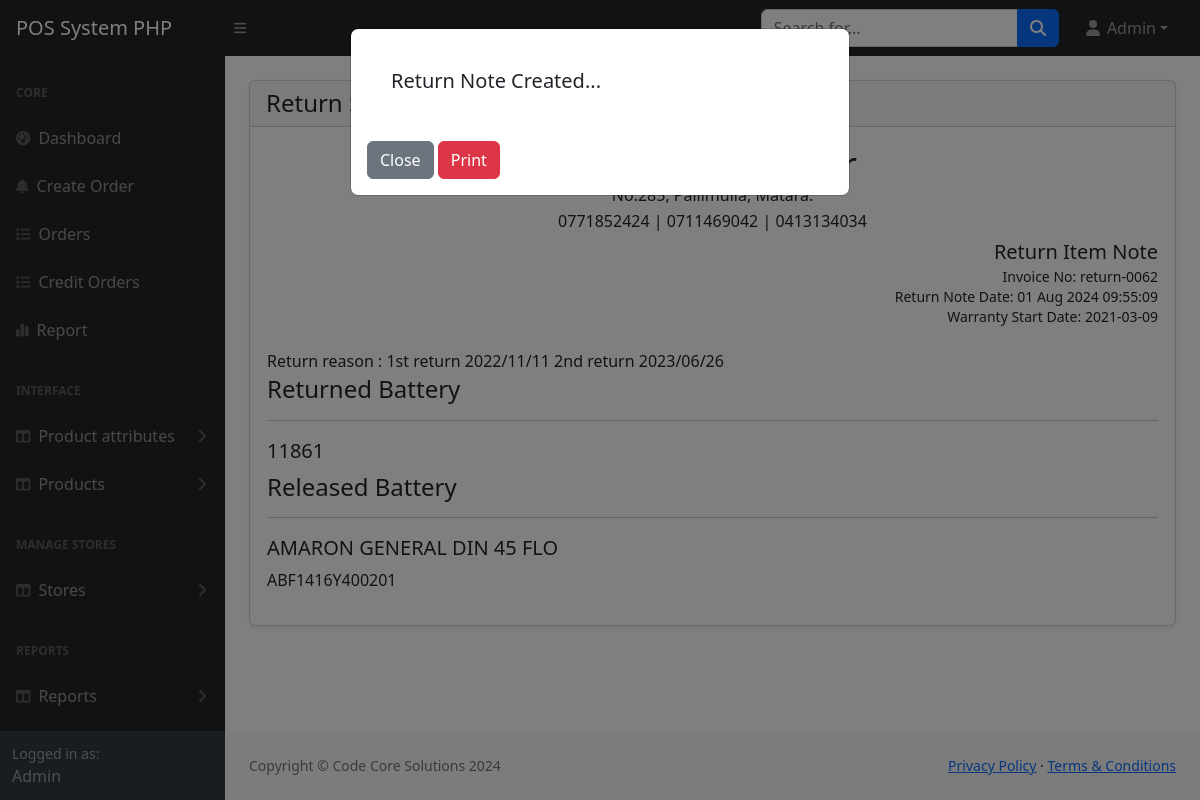
The page /main/admin/return-summary.php (signed in) on the database as committed earlier.
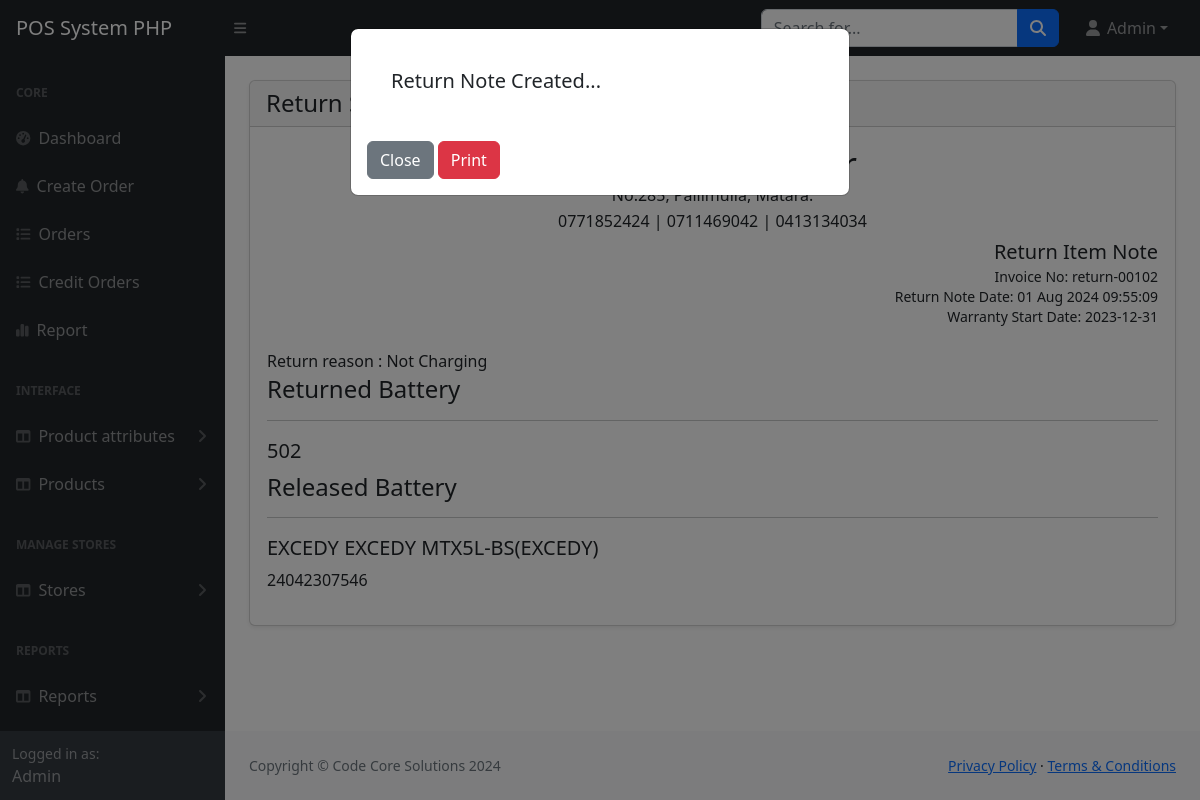
The same page on the database as committed later.
### tables this page shows
CREATE TABLE `returns` (
  `id` int(11) NOT NULL,
  `invoice` varchar(255) NOT NULL,
  `received_item` varchar(255) NOT NULL,
  `released_item` varchar(255) NOT NULL,
  `released_name` varchar(255) NOT NULL,
  `return_comment` text DEFAULT NULL,
  `tr_date` varchar(255) NOT NULL,
  `wrdate` varchar(255) DEFAULT NULL
);

CREATE TABLE `products` (
  `id` int(11) NOT NULL,
  `category_id` int(11) NOT NULL,
  `name` varchar(255) NOT NULL,
  `description` mediumtext DEFAULT NULL,
  `price` int(11) NOT NULL,
  `buying_price` int(11) NOT NULL DEFAULT 0,
  `quantity` int(11) NOT NULL,
  `image` varchar(255) DEFAULT NULL,
  `status` tinyint(4) NOT NULL DEFAULT 0 COMMENT '0=Visible; 1=Hidden',
  `created_at` timestamp NOT NULL DEFAULT current_timestamp(),
  `Brand` varchar(255) DEFAULT NULL,
  `Type` varchar(255) DEFAULT NULL
);

CREATE TABLE `brands` (
  `id` int(8) NOT NULL,
  `name` varchar(255) NOT NULL,
  `Description` text DEFAULT NULL
);

CREATE TABLE `categories` (
  `id` int(11) NOT NULL,
  `name` text NOT NULL,
  `brand_id` varchar(255) NOT NULL,
  `description` tinytext DEFAULT NULL,
  `status` int(11) NOT NULL DEFAULT 0 COMMENT '0=Visible; 1=Hidden'
);

CREATE TABLE `type` (
  `id` int(8) NOT NULL,
  `name` varchar(255) NOT NULL,
  `category` varchar(255) NOT NULL,
  `Description` text DEFAULT NULL,
  `buying_price` varchar(255) NOT NULL DEFAULT '0',
  `selling_price` varchar(255) NOT NULL DEFAULT '0',
  `status` int(11) NOT NULL DEFAULT 1,
  `amp` varchar(255) NOT NULL DEFAULT '0',
  `tbatch` varchar(255) DEFAULT '0'
);

### main/admin/return-summary.php (the view, shortened to what this page needs)
<?php
include('includes/header.php');
?>
    <div class="modal fade" id="orderSuccessModal" data-bs-backdrop="static" data-bs-keyboards="false" tabindex="-1"
         aria-labelledby="exampleModalLabel" aria-hidden="true">
        <div class="modal-dialog">
            <div class="modal-content">
                <div class="modal-body">
                    <div class="mb-3 p-4">
                        <h5 id="orderPlaceSuccess">Return Note Created...</h5>
                    </div>
                    <a href="grn.php" class="btn btn-secondary">Close</a>
                    <a href="orders-view-print.php" class="btn btn-danger" onclick="printBillingArea()">Print</a>
                </div>
            </div>
        </div>
    </div>
    <main>
        <div class="container-fluid px-4">
            <div class="row">
                <div class="col-md-12">
                    <div class="card mt-4 shadow-sm">
                        <div class="card-header">
                            <h4 class="mb-0">Return Summary
                            </h4>
                        </div>
                        <div class="card-body">
                            <?php
                            if(isset($_GET['recid'])){
                                $invoice_no = $_GET['recid'];
                                $querystr = "SELECT * FROM `returns` WHERE id= '".$invoice_no."';";
                                $result = mysqli_query($conn, $querystr);
                                $headdetails = mysqli_fetch_assoc($result);
                            }else{
                                $querystr = "SELECT * FROM `returns` ORDER BY id DESC LIMIT 1;";
                                $result = mysqli_query($conn, $querystr);
                                $headdetails = mysqli_fetch_assoc($result);
                                $invoice_no = $headdetails['id'];
                            }
                            $oldbattery = $headdetails['received_item'];
                            $newattery = $headdetails['released_item'];
                            $reason = $headdetails['return_comment'];
                            $newbatdet = "SELECT products.name,`Type`.`name` as 'type_',`Type`.`amp` as 'amp',categories.name as cat,brands.name as brand FROM products LEFT JOIN `type` ON `type`.`id` = products.`Type` LEFT JOIN categories ON categories.id=products.category_id LEFT JOIN brands ON brands.id=categories.brand_id WHERE products.id='" . $newattery . "';";
                            $newdetails = mysqli_query($conn, $newbatdet);
                            $newdetails_ = mysqli_fetch_assoc($newdetails);
                            ?>
                            <div id="myBillingArea">
                                <table style="width: 100%; margin-bottom: 20px;">
                                    <tbody>
                                    <tr>
                                        <td style="text-align: center;" colspan="2">
                                            <h4 style="font-size: 35px; line-height: 35px; margin: 2px; padding: 0;">J.K
                                                Battery Center </h4>
                                            <p style="font-size: 16px; line-height: 24px; margin:2px; padding: 0;">
                                                No:285, Pallimulla, Matara.</p>
                                            <p style="font-size: 16px; line-height: 24px; margin:2px; padding: 0;">
                                                0771852424 | 0711469042 | 0413134034</p>
                                        </td>
                                    </tr>
                                    <tr>
                                        <td>
                                        </td>
                                        <td align="end">
                                            <h5 style="font-size: 20px; line-height: 30px; margin:0px; padding: 0;">
                                               Return Item Note</h5>
                                            <p style="font-size: 14px; line-height: 20px; margin:0px; padding: 0;">
                                                Invoice No: <?php echo "return-00".$invoice_no; ?> </p>
                                            <p style="font-size: 14px; line-height: 20px; margin:0px; padding: 0;">
                                                Return Note Date: <?= date('d M Y H:i:s'); ?> </p>
                                            <p style="font-size: 14px; line-height: 20px; margin:0px; padding: 0;">
                                                Warranty Start Date: <?php echo $headdetails['wrdate'] ?> </p>
                                        </td>
                                    </tr>
                                    </tbody>
                                </table>
                                <div class="table-responsive mb-3">
                                    <table style="width: 100%;">
                                        <tr>
                                            <td>
                                                <?php
                                                echo "Return reason : ".$reason;
                                                ?>
                                            </td>
                                        </tr>
                                        <tr>
                                            <td>
                                                <h4 align="left">Returned Battery</h4>
                                                <hr>
                                            </td>
                                        </tr>
                                        <tr>
                                            <td>
                                                <?php
                                                    echo "<h5>".$oldbattery."</h5>";
                                                ?>
                                            </td>
                                        </tr>
                                        <tr>
                                            <td>
                                                <h4 align="left">Released Battery</h4>
                                                <hr>
                                            </td>
                                        </tr>
                                        <tr>
                                            <td>
                                                <?php
                                                echo "<h5>".$newdetails_["brand"]." ".$newdetails_["cat"]." ".$newdetails_["type_"]."</h5>".$newdetails_['name'];
                                                ?>
                                            </td>
                                        </tr>
                                    </table>
                                </div>
                            </div>
                        </div>
                    </div>
                </div>
            </div>
        </div>
    </main>
<?php include('includes/footer.php'); ?>

### main/admin/includes/header.php (shortened to what this page needs)
<!DOCTYPE html>
<html lang="en">
<head>
  <link href="./../admin/assets/css/simpledb.min.css" rel="stylesheet" />
  <link href="assets/css/styles.css" rel="stylesheet" />
  <link href="./../admin/assets/css/sl2.min.css" rel="stylesheet" />
  <link rel="stylesheet" href="./../admin/assets/css/alrt.min.css" />
  <link rel="stylesheet" href="./../admin/assets/css/def.min.css" />
  <link href="assets/css/custom-style.css" rel="stylesheet" />
  <link rel="stylesheet" href="assets/js/DataTables/datatables.css" />
</head>
<body class="sb-nav-fixed">
  <?php include('navbar.php'); ?>
  <div id="layoutSidenav">
    <?php include('sidebar.php'); ?>
    <div id="layoutSidenav_content">

### main/admin/includes/navbar.php (shortened to what this page needs)
<nav class="sb-topnav navbar navbar-expand navbar-dark bg-dark">
    <a class="navbar-brand ps-3" href="index.php">POS System PHP</a>
    <button class="btn btn-link btn-sm order-1 order-lg-0 me-4 me-lg-0" id="sidebarToggle" href="#!"><i class="fas fa-bars"></i></button>
    <form class="d-none d-md-inline-block form-inline ms-auto me-0 me-md-3 my-2 my-md-0">
        <div class="input-group">
            <input class="form-control" type="text" placeholder="Search for..." aria-label="Search for..." aria-describedby="btnNavbarSearch" />
            <button class="btn btn-primary" id="btnNavbarSearch" type="button"><i class="fas fa-search"></i></button>
        </div>
    </form>
    <ul class="navbar-nav ms-auto ms-md-0 me-3 me-lg-4">
        <li class="nav-item dropdown">
            <a class="nav-link dropdown-toggle" id="navbarDropdown" href="#" role="button" data-bs-toggle="dropdown" aria-expanded="false"><i class="fas fa-user fa-fw"></i>
                <?= ($_SESSION['loggedInUser']['name']) ?></a>
        </li>
    </ul>
</nav>

### main/admin/includes/sidebar.php (shortened to what this page needs)
<?php
$page = substr($_SERVER['SCRIPT_NAME'], strrpos($_SERVER['SCRIPT_NAME'], "/") + 1);
?>
<div id="layoutSidenav_nav">
    <nav class="sb-sidenav accordion sb-sidenav-dark" id="sidenavAccordion">
        <div class="sb-sidenav-menu">
            <div class="nav">
                <div class="sb-sidenav-menu-heading">Core</div>
                <a class="nav-link <?= $page == 'index.php' ? 'active' : '' ?>" href="index.php">
                    <div class="sb-nav-link-icon"><i class="fas fa-tachometer-alt"></i></div>
                    Dashboard
                </a>
                <a class="nav-link <?= $page == 'order-create.php' ? 'active' : '' ?>" href="order-create.php">
                    <div class="sb-nav-link-icon"><i class="fas fa-bell"></i></div>
                    Create Order
                </a>
                <a class="nav-link <?= $page == 'orders.php' ? 'active' : '' ?>" href="orders.php">
                    <div class="sb-nav-link-icon"><i class="fas fa-list"></i></div>
                    Orders
                </a>
                <a class="nav-link <?= $page == 'credit-orders.php' ? 'active' : '' ?>" href="credit-orders.php">
                    <div class="sb-nav-link-icon"><i class="fas fa-list"></i></div>
                    Credit Orders
                </a>
                <a class="nav-link <?= $page == 'reports.php' ? 'active' : '' ?>" href="reports.php">
                    <div class="sb-nav-link-icon"><i class="fas fa-chart-simple"></i></div>
                    Report
                </a>
                <div class="sb-sidenav-menu-heading">Interface</div>
                <a class="nav-link <?= ($page == 'category-create.php') || ($page == 'categories.php') ? 'collapse active' : 'collapsed' ?>"
                   href="#" data-bs-toggle="collapse" data-bs-target="#collapseCategories" aria-expanded="false"
                   aria-controls="collapseCategories">
                    <div class="sb-nav-link-icon"><i class="fas fa-columns"></i></div>
                    Product attributes
                    <div class="sb-sidenav-collapse-arrow"><i class="fas fa-angle-down"></i></div>
                </a>
                <a class="nav-link <?= ($page == 'product-create.php') || ($page == 'products.php') ? 'collapse active' : 'collapsed' ?>"
                   href="#" data-bs-toggle="collapse" data-bs-target="#collapseProducts" aria-expanded="false"
                   aria-controls="collapseProducts">
                    <div class="sb-nav-link-icon"><i class="fas fa-columns"></i></div>
                    Products
                    <div class="sb-sidenav-collapse-arrow"><i class="fas fa-angle-down"></i></div>
                </a>
                <div class="sb-sidenav-menu-heading">Manage Stores</div>
                <a class="nav-link <?= ($page == 'customer-create.php') || ($page == 'customers.php') ? 'collapse active' : 'collapsed' ?>"
                   href="#" data-bs-toggle="collapse" data-bs-target="#collapseStores" aria-expanded="false"
                   aria-controls="collapseCustomers">
                    <div class="sb-nav-link-icon"><i class="fas fa-columns"></i></div>
                    Stores
                    <div class="sb-sidenav-collapse-arrow"><i class="fas fa-angle-down"></i></div>
                </a>
                <div class="sb-sidenav-menu-heading">Reports</div>
                <a class="nav-link <?= ($page == 'item-report.php') || ($page == 'sales-report.php') ? 'collapse active' : 'collapsed' ?>"
                   href="#" data-bs-toggle="collapse" data-bs-target="#collapseReports" aria-expanded="false"
                   aria-controls="collapseCustomers">
                    <div class="sb-nav-link-icon"><i class="fas fa-columns"></i></div>
                    Reports
                    <div class="sb-sidenav-collapse-arrow"><i class="fas fa-angle-down"></i></div>
                </a>
                <div class="sb-sidenav-menu-heading">Manage Users</div>
            </div>
        </div>
        <div class="sb-sidenav-footer">
            <div class="small">Logged in as:</div>
            <?= ($_SESSION['loggedInUser']['name']) ?>
        </div>
    </nav>
</div>

### main/admin/includes/footer.php (shortened to what this page needs)
<footer class="py-4 bg-light mt-auto">
    <div class="container-fluid px-4">
        <div class="d-flex align-items-center justify-content-between small">
            <div class="text-muted">Copyright &copy; Code Core Solutions <?php echo date("Y"); ?> </div>
            <div>
                <a href="#">Privacy Policy</a>
                &middot;
                <a href="#">Terms &amp; Conditions</a>
            </div>
        </div>
    </div>
</footer>
</div>
</div>
</body>
</html>

### main/admin/assets/js/DataTables/datatables.css (style rules this page uses)
:root { --dt-row-selected: 13, 110, 253; --dt-row-selected-text: 255, 255, 255; --dt-row-selected-link: 9, 10, 11; --dt-row-stripe: 0, 0, 0; --dt-row-hover: 0, 0, 0; --dt-column-ordering: 0, 0, 0; --dt-html-background: white; }

Rows that differ between the two databases and show on the page:
no longer on this page (row unchanged): returns: id "62", wrdate "2021-03-09", return_comment "1st return 2022/11/11 2nd return 2023/06/26", received_item "11861"
no longer on this page (row unchanged): products: brands.name "AMARON", category.name "GENERAL", type.name "DIN 45 FLO", name "ABF1416Y400201"
added returns: id "102", wrdate "2023-12-31", return_comment "Not Charging", received_item "502"
added products: brands.name "EXCEDY", category.name "EXCEDY", type.name "MTX5L-BS(EXCEDY)", name "24042307546"
